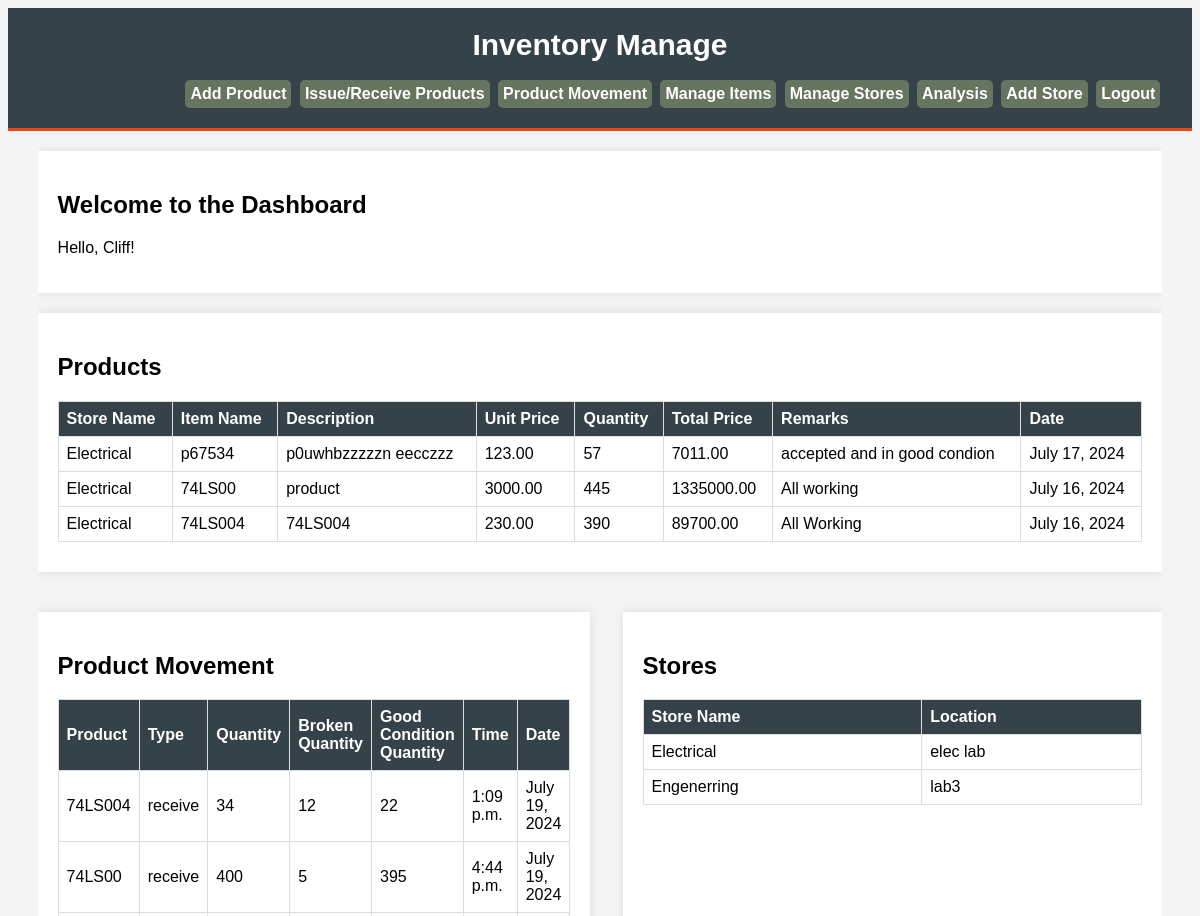
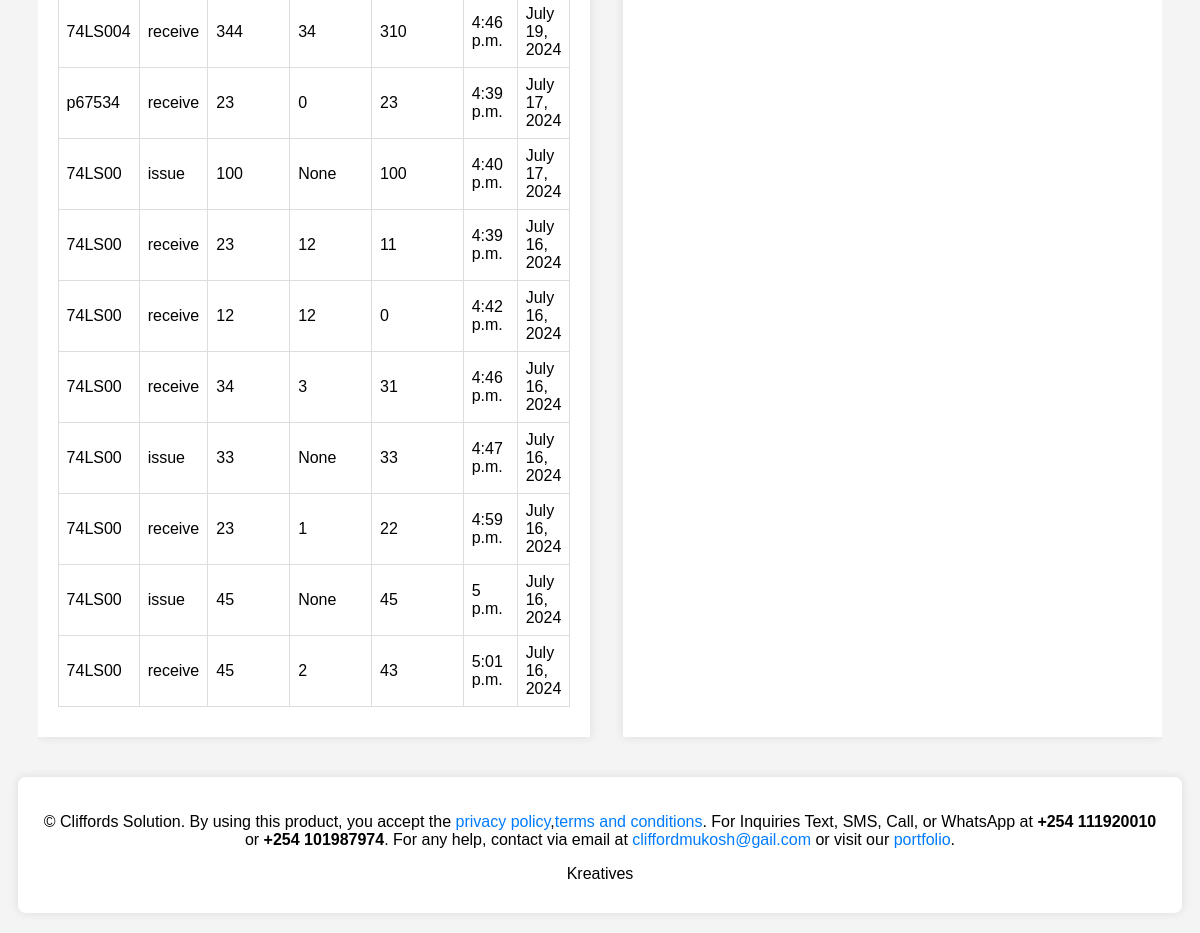
The page /dashboard/ (signed in) on the database its author committed (2 pictures, top to bottom).
### dashboard/models.py (models this page shows, shortened)
class Product(models.Model):
    store = models.ForeignKey(Store, on_delete=models.CASCADE, related_name='products')
    item_name = models.CharField(max_length=255)
    item_description = models.TextField()
    unit_price = models.DecimalField(max_digits=10, decimal_places=2)
    quantity = models.PositiveIntegerField()
    total_price = models.DecimalField(max_digits=10, decimal_places=2, editable=False)
    remarks = models.TextField(blank=True, null=True)
    date = models.DateField(auto_now_add=True)

class Store(models.Model):
    name = models.CharField(max_length=255)
    location = models.CharField(max_length=255, blank=True, null=True)
    remarks = models.TextField(blank=True, null=True)

class Transaction(models.Model):
    product = models.ForeignKey(Product, on_delete=models.CASCADE)
    transaction_type = models.CharField(max_length=50)  # 'issue' or 'receive'
    quantity = models.PositiveIntegerField()
    broken_quantity = models.PositiveIntegerField(null=True, blank=True)
    time = models.TimeField(auto_now_add=True)
    date = models.DateField(auto_now_add=True)
    remarks = models.TextField(blank=True, null=True)
    @property
    def good_condition_quantity(self):
        return self.quantity - (self.broken_quantity or 0)

### dashboard/views.py (the view)
# urls.py: path('', views.dashboard_view, name='dashboard'),
@login_required
def dashboard_view(request):
    products = Product.objects.order_by('-date')[:15]
    transactions = Transaction.objects.order_by('-date')[:15]
    stores = Store.objects.all()
    return render(request, 'dashboard.html', {
        'products': products,
        'transactions': transactions,
        'stores': stores
    })

### dashboard/templates/dashboard.html (shortened to what this page needs)
<!DOCTYPE html>
<html lang="en">
<head>
</head>
<body>
    <header>
        <div class="container">
            <h1>Inventory Manage</h1> <br>
            <nav>
                <a href="{% url 'add_product' %}">Add Product</a>
                <a href="{% url 'transaction' %}">Issue/Receive Products</a>
                <a href="{% url 'product_movement' %}">Product Movement</a>
                <a href="{% url 'manage_items' %}">Manage Items</a>
                <a href="{% url 'manage_stores' %}">Manage Stores</a>
                <a href="{% url 'charts' %}">Analysis</a>
                <a href="{% url 'add_store' %}">Add Store</a>
                <a href="{% url 'logout' %}">Logout</a>
            </nav>
        </div>
    </header>
    <div class="container">
        <div class="welcome card">
            <h2>Welcome to the Dashboard</h2>
            <p>Hello, {{ user.username }}!</p>
        </div>
        <div class="products card">
            <h2>Products</h2>
            <table>
                <thead>
                    <tr>
                        <th>Store Name</th>
                        <th>Item Name</th>
                        <th>Description</th>
                        <th>Unit Price</th>
                        <th>Quantity</th>
                        <th>Total Price</th>
                        <th>Remarks</th>
                        <th>Date</th>
                    </tr>
                </thead>
                <tbody>
                    {% for product in products %}
                    <tr>
                        <td>{{ product.store.name }}</td>
                        <td>{{ product.item_name }}</td>
                        <td>{{ product.item_description }}</td>
                        <td>{{ product.unit_price }}</td>
                        <td>{{ product.quantity }}</td>
                        <td>{{ product.total_price }}</td>
                        <td>{{ product.remarks }}</td>
                        <td>{{ product.date }}</td>
                    </tr>
                    {% endfor %}
                </tbody>
            </table>
        </div>
        <div class="row">
            <div class="column transactions card">
                <h2>Product Movement</h2>
                <table>
                    <thead>
                        <tr>
                            <th>Product</th>
                            <th>Type</th>
                            <th>Quantity</th>
                            <th>Broken Quantity</th>
                            <th>Good Condition Quantity</th>
                            <th>Time</th>
                            <th>Date</th>
                        </tr>
                    </thead>
                    <tbody>
                        {% for transaction in transactions %}
                        <tr>
                            <td>{{ transaction.product.item_name }}</td>
                            <td>{{ transaction.transaction_type }}</td>
                            <td>{{ transaction.quantity }}</td>
                            <td>{{ transaction.broken_quantity }}</td>
                            <td>{{ transaction.good_condition_quantity }}</td>
                            <td>{{ transaction.time }}</td>
                            <td>{{ transaction.date }}</td>
                        </tr>
                        {% endfor %}
                    </tbody>
                </table>
            </div>
            <div class="column stores card">
                <h2>Stores</h2>
                <table>
                    <thead>
                        <tr>
                            <th>Store Name</th>
                            <th>Location</th>
                        </tr>
                    </thead>
                    <tbody>
                        {% for store in stores %}
                        <tr>
                            <td>{{ store.name }}</td>
                            <td>{{ store.location }}</td>
                        </tr>
                    {% endfor %}
                    </tbody>
                </table>
            </div>
        </div>
    </div>
    <div class="copyright-info">
        <p>&copy; Cliffords Solution. By using this product, you accept the <a href="#">privacy policy</a>,<a href="#">terms and conditions</a>. For Inquiries Text, SMS, Call, or WhatsApp at <strong>+254 111920010</strong> or <strong>+254 101987974</strong>. For any help, contact  via email at <a href="mailto:cliffordmukosh@gail.com">cliffordmukosh@gail.com</a> or visit our <a href="https://clifford537.github.io/portfolio/">portfolio</a>.</p>
        <p>Kreatives</p>
    </div>
</body>
</html>

### dashboard/templates/dashboard.html (style rules this page uses)
body { background-color: #f4f4f4; font-family: Arial, sans-serif; }
.container { width: 95%; margin: 0 auto; overflow: hidden; }
header { background: #35424a; color: #ffffff; padding: 20px 0; border-bottom: #e8491d 3px solid; }
header h1 { margin: 0; font-size: 30px; text-align: center; }
nav { float: right; }
nav a { color: #ffffff; text-decoration: none; margin: 0 2px; display: inline-block; background-color: rgb(102, 117, 95); border-radius: 5px; padding: 5px; font-weight: bold; }
.welcome, .products, .transactions, .stores { margin-top: 20px; }
.card { background: #fff; padding: 20px; margin-bottom: 20px; box-shadow: 0 0 10px rgba(0, 0, 0, 0.1); }
table { width: 100%; border-collapse: collapse; margin-bottom: 10px; }
table, th, td { border: 1px solid #dddddd; }
th, td { padding: 8px; text-align: left; }
th { background-color: #35424a; color: white; }
.row { display: flex; justify-content: space-between; }
.column { flex: 0 0 48%; box-sizing: border-box; }
.copyright-info { max-width: 95%; margin: 20px auto; background-color: #ffffff; padding: 20px; border-radius: 8px; box-shadow: 0 0 10px rgba(0, 0, 0, 0.1); text-align: center; }
.copyright-info p { margin-bottom: 10px; }
.copyright-info a { color: #007bff; text-decoration: none; }

### rows shown on the page
Product: store.name "Electrical", item_name "p67534", item_description "p0uwhbzzzzzn eecczzz", unit_price "123.00", quantity "57", total_price "7011.00", remarks "accepted and in good condion", date "July 17, 2024"
Product: store.name "Electrical", item_name "74LS00", item_description "product", unit_price "3000.00", quantity "445", total_price "1335000.00", remarks "All working", date "July 16, 2024"
Product: store.name "Electrical", item_name "74LS004", item_description "74LS004", unit_price "230.00", quantity "390", total_price "89700.00", remarks "All Working", date "July 16, 2024"
Store: name "Electrical", location "elec lab"
Store: name "Engenerring", location "lab3"

### other values the page prints
{{ user.username }} "Cliff"
